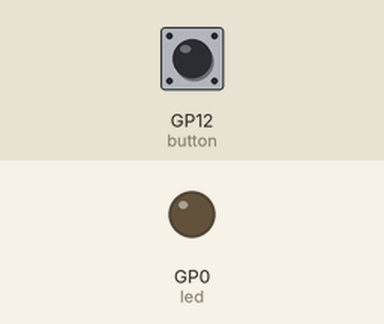
Simulated run of this program. Board: Raspberry Pi Pico running MicroPython. Shown: output pins drawn as LEDs (lit = HIGH). The inputs (shaded band) are chosen by the test bench; at power-on: GP12 (button) LOW.

Above: at 1.2 s.
1.3 s: GP12 (button) pulled HIGH for 3.2 s
At 5.0 s:
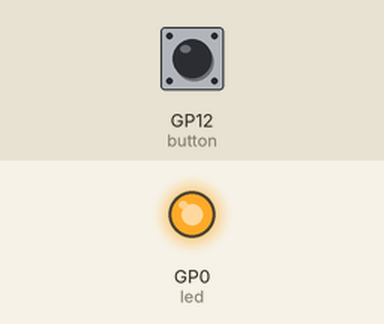
6.0 s: GP12 (button) pulled HIGH for 0.15 s
At 6.3 s:
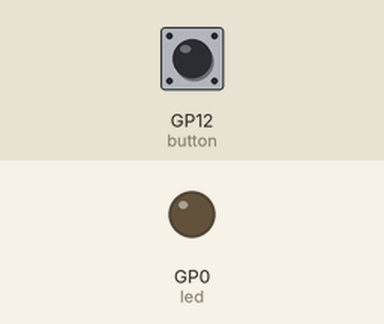
Timing chart, 0 to 9.0 s (numbered marks = the images above; inputs shaded):
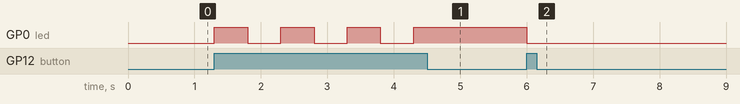

Measured:
- after the input at 1.3 s, GP0 (led): alternates HIGH for 0.50 s and LOW for 0.50 s, 7 changes in all, then stays HIGH, starting at once
- after the input at 6.0 s, GP0 (led): HIGH → LOW at once

The program:

button_led.py
```python
from machine import Pin
import time

led = machine.Pin(0,machine.Pin.OUT)
button = machine.Pin(12, Pin.IN, Pin.PULL_DOWN)

while True:

    if button.value():
        led.toggle()
        time.sleep(0.5)
```
